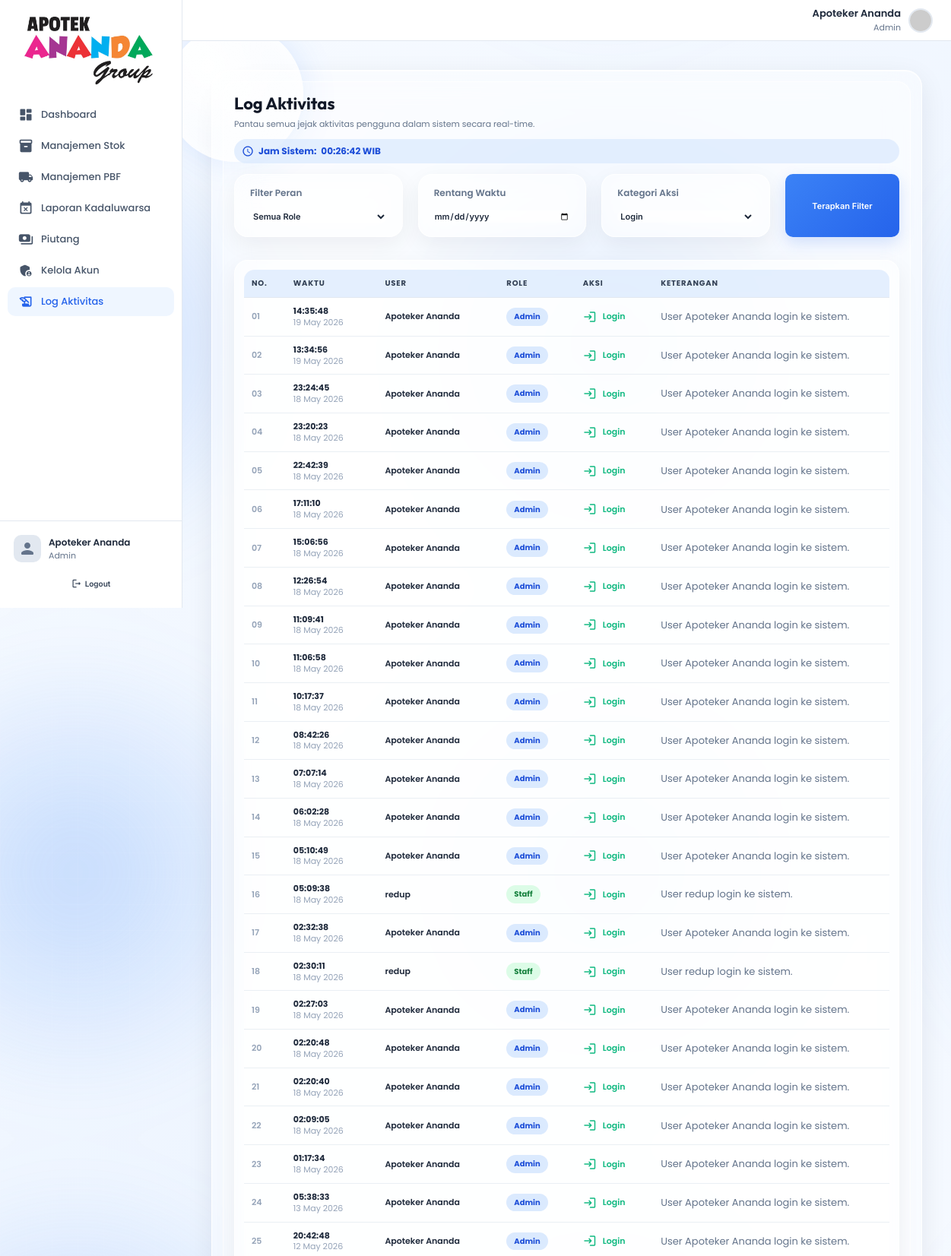
Page /frontend/superadmin/log_aktivitas.php?aksi=Login (signed in, upper part) on the committed database.
### tables this page shows
CREATE TABLE `log_aktivitas` (
  `id_log` int(11) NOT NULL,
  `id_user` int(11) NOT NULL,
  `aksi` varchar(100) NOT NULL,
  `keterangan` text NOT NULL,
  `created_at` datetime DEFAULT current_timestamp()
);

### backend/config/database.php (called while the page is built, shortened)
<?php
function getDBConnection(): PDO {
    static $pdo = null;
    if ($pdo === null) {
        $dsn = "mysql:host=" . DB_HOST . ";dbname=" . DB_NAME . ";charset=" . DB_CHARSET;
        $options = [
            PDO::ATTR_ERRMODE            => PDO::ERRMODE_EXCEPTION,
            PDO::ATTR_DEFAULT_FETCH_MODE => PDO::FETCH_ASSOC,
            PDO::ATTR_EMULATE_PREPARES   => false,
            PDO::ATTR_STRINGIFY_FETCHES  => false,
            PDO::MYSQL_ATTR_INIT_COMMAND => "SET NAMES utf8mb4 COLLATE utf8mb4_unicode_ci"
        ];
        try {
            $pdo = new PDO($dsn, DB_USER, DB_PASS, $options);
            $pdo->exec("SET time_zone = '" . DB_TIMEZONE . "'");
        } catch (PDOException $e) {
            error_log("Database connection failed: " . $e->getMessage());
            die("Koneksi database gagal. Silakan hubungi administrator.");
        }
    }
    return $pdo;
}

### backend/controllers/log_controller.php (called while the page is built, shortened)
<?php
require_once __DIR__ . '/../config/database.php';
require_once __DIR__ . '/../helpers/session_helper.php';
require_once __DIR__ . '/../models/log_aktivitas.php';
function getLogData(): array {
    $logModel = new LogAktivitas();
    $role = $_GET['role'] ?? null;
    if (!in_array($role, ['super_admin', 'admin'], true)) {
        $role = null;
    }
    $date = $_GET['date'] ?? null;
    $aksi = $_GET['aksi'] ?? null;
    $aksi = $aksi !== null && $aksi !== '' ? sanitize($aksi) : null;
    return $logModel->getAll(null, $role, $date, $aksi);
}
function getLogActions(): array {
    $logModel = new LogAktivitas();
    return $logModel->getUniqueActions();
}

### backend/models/log_aktivitas.php (called while the page is built, shortened)
<?php
require_once __DIR__ . '/../config/database.php';
class LogAktivitas {
    private PDO $db;
    public function __construct() {
        $this->db = getDBConnection();
    }
    public function getAll(?int $limit = null, ?string $role = null, ?string $date = null, ?string $aksi = null): array {
        $sql = "SELECT la.*, COALESCE(u.nama_lengkap, '(User dihapus)') AS nama_lengkap, COALESCE(u.role, 'unknown') AS role
                FROM log_aktivitas la
                LEFT JOIN users u ON la.id_user = u.id_user";
        $params = [];
        $conditions = [];
        if ($aksi) {
            $conditions[] = "la.aksi = :aksi";
            $params['aksi'] = $aksi;
        }
        if (!empty($conditions)) {
            $sql .= " WHERE " . implode(" AND ", $conditions);
        }
        $sql .= " ORDER BY la.created_at DESC";
        $stmt = $this->db->prepare($sql);
        $stmt->execute($params);
        return $stmt->fetchAll();
    }
    public function getUniqueActions(): array {
        $stmt = $this->db->query("SELECT DISTINCT aksi FROM log_aktivitas ORDER BY aksi ASC");
        return $stmt->fetchAll(PDO::FETCH_COLUMN);
    }
}

### backend/helpers/session_helper.php (called while the page is built, shortened)
<?php
require_once __DIR__ . '/../config/database.php';
function sanitize(string $input): string {
    return trim($input);
}

### frontend/superadmin/log_aktivitas.php (the view, shortened to what this page needs)
<?php
require_once __DIR__ . '/../../backend/helpers/session_helper.php';
require_once __DIR__ . '/../templates/header.php';
require_once __DIR__ . '/../../backend/controllers/log_controller.php';
$logs = getLogData();
$actions = getLogActions();
$filterDate = $_GET['date'] ?? '';
$filterAksi = $_GET['aksi'] ?? '';
function formatLogTime(?string $datetime): string {
    $timestamp = strtotime($datetime);
    return $timestamp ? date('H:i:s', $timestamp) : '-';
}
function formatLogDate(?string $datetime): string {
    $timestamp = strtotime($datetime);
    return $timestamp ? date('d F Y', $timestamp) : '-';
}
require_once __DIR__ . '/../templates/sidebar.php';
?>
<div class="dashboard-wrapper">
  <div class="glass-container">
    <div class="glass-inner">
<div class="page-header">
    <h1>Log Aktivitas</h1>
    <p>Pantau semua jejak aktivitas pengguna dalam sistem secara real-time.</p>
    <div style="display:inline-flex;align-items:center;gap:6px;margin-top:8px;padding:7px 10px;border-radius:999px;background:rgba(219,234,254,.75);color:#1d4ed8;font-size:12px;font-weight:700;">
        <span class="material-icons-round" style="font-size:16px;">schedule</span>
        Jam Sistem: <span id="liveClock"><?= date('H:i:s') ?> WIB</span>
    </div>
</div>
<form method="GET" style="display: grid; grid-template-columns: repeat(auto-fit, minmax(200px, 1fr)) 150px; gap: 20px; margin-bottom: 30px;">
    <div class="card" style="margin-bottom:0; padding: 15px 20px;">
        <label style="display:block; font-size:12px; font-weight:600; color:#64748b; margin-bottom:8px;">Filter Peran</label>
        <select name="role" class="form-control" style="border:none; padding:0; height:auto; font-weight:600; color:#1e293b;">
            <option value="">Semua Role</option>
        </select>
    </div>
    <div class="card" style="margin-bottom:0; padding: 15px 20px;">
        <label style="display:block; font-size:12px; font-weight:600; color:#64748b; margin-bottom:8px;">Rentang Waktu</label>
        <input type="date" name="date" class="form-control" value="<?= htmlspecialchars($filterDate) ?>" style="border:none; padding:0; height:auto; font-weight:600; color:#1e293b;">
    </div>
    <div class="card" style="margin-bottom:0; padding: 15px 20px;">
        <label style="display:block; font-size:12px; font-weight:600; color:#64748b; margin-bottom:8px;">Kategori Aksi</label>
        <select name="aksi" class="form-control" style="border:none; padding:0; height:auto; font-weight:600; color:#1e293b;">
            <?php foreach ($actions as $action): ?>
                <option value="<?= htmlspecialchars($action) ?>" <?= $filterAksi === $action ? 'selected' : '' ?>><?= htmlspecialchars($action) ?></option>
            <?php endforeach; ?>
        </select>
    </div>
    <button type="submit" class="btn btn-primary" style="height: 100%; border-radius: 20px; justify-content: center;">
        Terapkan Filter
    </button>
</form>
<div class="card">
    <div class="table-wrapper">
        <table>
            <thead>
                <tr>
                    <th>NO.</th>
                    <th>WAKTU</th>
                    <th>USER</th>
                    <th>ROLE</th>
                    <th>AKSI</th>
                    <th>KETERANGAN</th>
                </tr>
            </thead>
            <tbody>
                <?php if (empty($logs)): ?>
                    <tr><td colspan="6" class="text-center" style="padding:40px; color:#94a3b8;">Tidak ada catatan aktivitas ditemukan.</td></tr>
                <?php else: ?>
                    <?php foreach ($logs as $i => $log): ?>
                    <tr>
                        <td style="font-weight:600; color:#94a3b8;"><?= str_pad($i + 1, 2, '0', STR_PAD_LEFT) ?></td>
                        <td>
                            <div style="font-weight:700; color:#1e293b;"><?= formatLogTime($log['created_at']) ?></div>
                            <div style="font-size:11px; color:#94a3b8;"><?= formatLogDate($log['created_at']) ?></div>
                        </td>
                        <td>
                            <div style="font-weight:600; color:#1e293b;"><?= htmlspecialchars($log['nama_lengkap']) ?></div>
                        </td>
                        <td>
                            <span class="badge <?= $log['role'] === 'super_admin' ? 'badge-info' : 'badge-success' ?>" style="font-size:10px;">
                                <?= $log['role'] === 'super_admin' ? 'Admin' : 'Staff' ?>
                            </span>
                        </td>
                        <td>
                            <div style="display:flex; align-items:center; gap:8px; font-weight:600; color: var(--success);">
                                <span class="material-icons-round" style="font-size:18px;">
                                </span>
                                <?= htmlspecialchars($log['aksi']) ?>
                            </div>
                        </td>
                        <td>
                            <div style="font-size:13px; color:#64748b; max-width:400px;"><?= htmlspecialchars($log['keterangan']) ?></div>
                        </td>
                    </tr>
                    <?php endforeach; ?>
                <?php endif; ?>
            </tbody>
        </table>
    </div>
</div>
<div class="bg-bubble one"></div>
    </div>
  </div>
</div>
<?php require_once __DIR__ . '/../templates/footer.php'; ?>

### frontend/templates/header.php (style rules this page uses)
:root { --primary: #2563eb; --primary-hover: #1d4ed8; --secondary: #64748b; --success: #10b981; --warning: #f59e0b; --danger: #ef4444; --background: #f1f5f9; --surface: #ffffff; --sidebar: #ffffff; --text-main: #1e293b; --text-muted: #64748b; --border: #e2e8f0; --shadow-sm: 0 1px 2px 0 rgba(0, 0, 0, 0.05); --shadow: 0 4px 6px -1px rgba(0, 0, 0, 0.1), 0 2px 4px -1px rgba(0, 0, 0, 0.06); --shadow-lg: 0 10px 15px -3px rgba(0, 0, 0, 0.1), 0 4px 6px -2px rgba(0, 0, 0, 0.05); --sidebar-width: 240px; }
* { margin: 0; padding: 0; box-sizing: border-box; }
body { font-family: 'Inter', sans-serif; background: var(--background); color: var(--text-main); display: flex; min-height: 100vh; overflow-x: hidden; }
.page-header { margin-bottom: 18px; display: flex; flex-direction: column; gap: 3px; }
.page-header h1 { font-family: 'Outfit', sans-serif; font-size: 24px; font-weight: 700; color: #1e293b; }
.page-header p { color: #64748b; font-size: 13px; }
.card { background: #fff; border-radius: 14px; box-shadow: var(--shadow-sm); border: 1px solid var(--border); padding: 18px; margin-bottom: 18px; }
.table-wrapper { width: 100%; overflow-x: auto; border-radius: 10px; }
.table-wrapper table { min-width: 900px; }
table { width: 100%; border-collapse: separate; border-spacing: 0; }
th { background: #f8fafc; padding: 10px 12px; text-align: left; font-size: 11px; font-weight: 700; color: #64748b; text-transform: uppercase; letter-spacing: 0.8px; border-bottom: 1px solid var(--border); }
td { padding: 10px 12px; font-size: 13px; color: #475569; border-bottom: 1px solid #f1f5f9; vertical-align: middle; line-height: 1.35; }
.badge { padding: 3px 8px; border-radius: 6px; font-size: 11px; font-weight: 600; display: inline-flex; align-items: center; }
.badge-success { background: #d1fae5; color: #065f46; }
.badge-info { background: #e0f2fe; color: #0369a1; }
.btn { display: inline-flex; align-items: center; gap: 6px; padding: 8px 14px; border-radius: 10px; font-size: 12px; font-weight: 600; border: none; cursor: pointer; transition: all 0.2s; text-decoration: none; font-family: 'Inter', sans-serif; }
.btn-primary { background: var(--primary); color: #fff; }
.form-control { width: 100%; border: 1px solid var(--border); border-radius: 8px; padding: 8px 10px; font-size: 13px; font-family: 'Inter', sans-serif; outline: none; background: #fff; color: #1e293b; }

### rows in the picture
log_aktivitas: i "01", created_at "14:35:48", created_at "19 May 2026", nama_lengkap "Apoteker Ananda", shows "Admin", aksi "Login", keterangan "User Apoteker Ananda login ke sistem."
log_aktivitas: i "02", created_at "13:34:56", created_at "19 May 2026", nama_lengkap "Apoteker Ananda", shows "Admin", aksi "Login", keterangan "User Apoteker Ananda login ke sistem."
log_aktivitas: i "03", created_at "23:24:45", created_at "18 May 2026", nama_lengkap "Apoteker Ananda", shows "Admin", aksi "Login", keterangan "User Apoteker Ananda login ke sistem."
log_aktivitas: i "04", created_at "23:20:23", created_at "18 May 2026", nama_lengkap "Apoteker Ananda", shows "Admin", aksi "Login", keterangan "User Apoteker Ananda login ke sistem."
log_aktivitas: i "05", created_at "22:42:39", created_at "18 May 2026", nama_lengkap "Apoteker Ananda", shows "Admin", aksi "Login", keterangan "User Apoteker Ananda login ke sistem."
log_aktivitas: i "06", created_at "17:11:10", created_at "18 May 2026", nama_lengkap "Apoteker Ananda", shows "Admin", aksi "Login", keterangan "User Apoteker Ananda login ke sistem."
log_aktivitas: i "07", created_at "15:06:56", created_at "18 May 2026", nama_lengkap "Apoteker Ananda", shows "Admin", aksi "Login", keterangan "User Apoteker Ananda login ke sistem."
log_aktivitas: i "08", created_at "12:26:54", created_at "18 May 2026", nama_lengkap "Apoteker Ananda", shows "Admin", aksi "Login", keterangan "User Apoteker Ananda login ke sistem."
log_aktivitas: i "09", created_at "11:09:41", created_at "18 May 2026", nama_lengkap "Apoteker Ananda", shows "Admin", aksi "Login", keterangan "User Apoteker Ananda login ke sistem."
log_aktivitas: i "10", created_at "11:06:58", created_at "18 May 2026", nama_lengkap "Apoteker Ananda", shows "Admin", aksi "Login", keterangan "User Apoteker Ananda login ke sistem."
log_aktivitas: i "11", created_at "10:17:37", created_at "18 May 2026", nama_lengkap "Apoteker Ananda", shows "Admin", aksi "Login", keterangan "User Apoteker Ananda login ke sistem."
log_aktivitas: i "12", created_at "08:42:26", created_at "18 May 2026", nama_lengkap "Apoteker Ananda", shows "Admin", aksi "Login", keterangan "User Apoteker Ananda login ke sistem."
log_aktivitas: i "13", created_at "07:07:14", created_at "18 May 2026", nama_lengkap "Apoteker Ananda", shows "Admin", aksi "Login", keterangan "User Apoteker Ananda login ke sistem."
log_aktivitas: i "14", created_at "06:02:28", created_at "18 May 2026", nama_lengkap "Apoteker Ananda", shows "Admin", aksi "Login", keterangan "User Apoteker Ananda login ke sistem."
log_aktivitas: i "15", created_at "05:10:49", created_at "18 May 2026", nama_lengkap "Apoteker Ananda", shows "Admin", aksi "Login", keterangan "User Apoteker Ananda login ke sistem."
log_aktivitas: i "16", created_at "05:09:38", created_at "18 May 2026", nama_lengkap "redup", shows "Staff", aksi "Login", keterangan "User redup login ke sistem."
log_aktivitas: i "17", created_at "02:32:38", created_at "18 May 2026", nama_lengkap "Apoteker Ananda", shows "Admin", aksi "Login", keterangan "User Apoteker Ananda login ke sistem."
log_aktivitas: i "18", created_at "02:30:11", created_at "18 May 2026", nama_lengkap "redup", shows "Staff", aksi "Login", keterangan "User redup login ke sistem."
log_aktivitas: i "19", created_at "02:27:03", created_at "18 May 2026", nama_lengkap "Apoteker Ananda", shows "Admin", aksi "Login", keterangan "User Apoteker Ananda login ke sistem."
log_aktivitas: i "20", created_at "02:20:48", created_at "18 May 2026", nama_lengkap "Apoteker Ananda", shows "Admin", aksi "Login", keterangan "User Apoteker Ananda login ke sistem."
log_aktivitas: i "21", created_at "02:20:40", created_at "18 May 2026", nama_lengkap "Apoteker Ananda", shows "Admin", aksi "Login", keterangan "User Apoteker Ananda login ke sistem."
log_aktivitas: i "22", created_at "02:09:05", created_at "18 May 2026", nama_lengkap "Apoteker Ananda", shows "Admin", aksi "Login", keterangan "User Apoteker Ananda login ke sistem."
log_aktivitas: i "23", created_at "01:17:34", created_at "18 May 2026", nama_lengkap "Apoteker Ananda", shows "Admin", aksi "Login", keterangan "User Apoteker Ananda login ke sistem."
log_aktivitas: i "24", created_at "05:38:33", created_at "13 May 2026", nama_lengkap "Apoteker Ananda", shows "Admin", aksi "Login", keterangan "User Apoteker Ananda login ke sistem."
log_aktivitas: i "25", created_at "20:42:48", created_at "12 May 2026", nama_lengkap "Apoteker Ananda", shows "Admin", aksi "Login", keterangan "User Apoteker Ananda login ke sistem."

### other values in the picture
$fullName "Apoteker Ananda"
form field aksi "Login"
